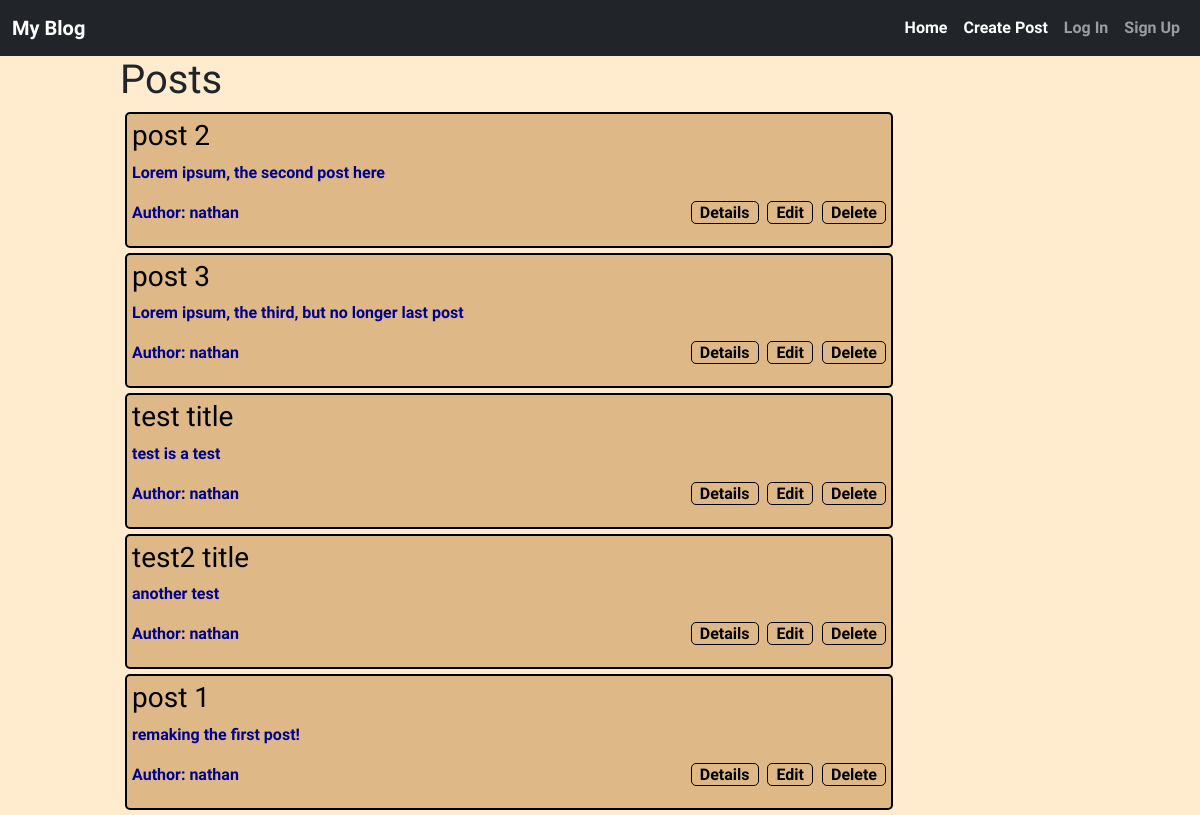
The page / on the database its author committed.
### blog/models.py (models this page shows, shortened)
class Post(models.Model):
    title = models.CharField(max_length=200)
    author = models.ForeignKey(
        "auth.User",
        on_delete=models.CASCADE,
    )
    body = models.TextField()

### blog/views.py (the view)
# urls.py: path('', BlogListView.as_view(), name='home'),
class BlogListView(ListView):
    model = Post
    template_name = "home.html"

### templates/home.html (shortened to what this page needs)
{% extends 'base.html' %}
{% block content %}
    <h1>Posts</h1>
    {% for post in post_list %}
        <div style="border: 2px solid black; background-color: burlywood; color:darkblue; border-radius: 5px; padding: 5px; margin:5px; width:80%">
            <h3>
                <a href="{% url 'post_detail' post.pk %}" class="post-title">{{ post.title }}</a>
            </h3>
            <p>{{ post.body }}</p>
            <div style="display: flex; justify-content: space-between;">
                <p>Author: {{ post.author }}</p>
                <div>
                    <a href="{% url 'post_detail' post.pk %}" class="buttons">Details</a>
                    <a href="{% url 'post_update' post.pk %}" class="buttons">Edit</a>
                    <a href="{% url 'post_delete' post.pk %}" class="buttons">Delete</a>
                </div>
            </div>
        </div>
    {% endfor %}
{% endblock content %}

### static/css/base.css (style rules this page uses)
body { background-color: blanchedalmond; font-family: 'Scheherazade New', serif; font-weight: 600; }
.buttons { text-decoration: none; border: 1px solid black; padding: 1px 8px; border-radius: 5px; margin-left: 5px; color: black; background-color: burlywood; }
.post-title { text-decoration: none; color: black; }

### rows shown on the page
Post: title "post 2", body "Lorem ipsum, the second post here", author "nathan"
Post: title "post 3", body "Lorem ipsum, the third, but no longer last post", author "nathan"
Post: title "test title", body "test is a test", author "nathan"
Post: title "test2 title", body "another test", author "nathan"
Post: title "post 1", body "remaking the first post!", author "nathan"
